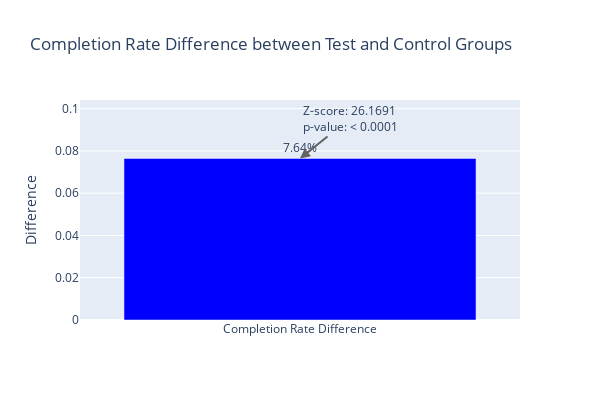

The notebook cell this image was saved under:
### Markdown cell above
#### Conclusion:
P-value is less than significance level, i.e., 0.05 which suggests that it rejects the null hypothesis. Based on it, we can conclude that the new UI design leads to an increase in completion rate that exceeds 5% threshold, making it cost-effective.

### Code cell
# Create figure
fig = go.Figure()

# Bar chart for difference
fig.add_trace(go.Bar(
    x=['Completion Rate Difference'],
    y=[0.0764],
    text=[f'{0.0764:.2%}'],
    textposition='outside',
    marker_color='blue'
))

# Layout configuration
fig.update_layout(
    title='Completion Rate Difference between Test and Control Groups',
    yaxis_title='Difference',
    height=400,
    width=600,
    annotations=[
        dict(
            x=0,
            y=0.0764,
            xref='x',
            yref='y',
            text=f'Z-score: 26.1691<br>p-value: < 0.0001',
            showarrow=True,
            font=dict(size=12),
            align='left',
            arrowhead=2,
            arrowsize=1,
            arrowwidth=2,
            arrowcolor="#636363",
            ax=50,
            ay=-40
        )
    ]
)

fig.show()

### Figure 1 — Plotly figure (JSON) as saved in the notebook; plotly's stock layout.template omitted (floating-point values rounded to 4 significant figures)
{"data": [{"marker": {"color": "blue"}, "text": ["7.64%"], "textposition": "outside", "type": "bar", "x": ["Completion Rate Difference"], "y": [0.0764]}], "layout": {"annotations": [{"align": "left", "arrowcolor": "#636363", "arrowhead": 2, "arrowsize": 1, "arrowwidth": 2, "ax": 50, "ay": -40, "font": {"size": 12}, "showarrow": true, "text": "Z-score: 26.1691<br>p-value: < 0.0001", "x": 0, "xref": "x", "y": 0.0764, "yref": "y"}], "height": 400, "title": {"text": "Completion Rate Difference between Test and Control Groups"}, "width": 600, "yaxis": {"title": {"text": "Difference"}}}}
